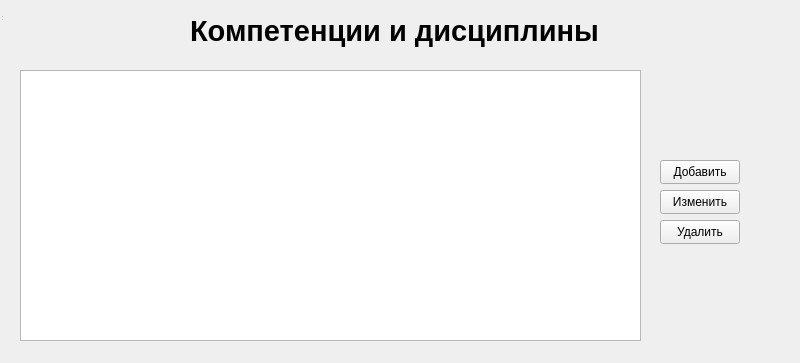
<?xml version="1.0" encoding="UTF-8"?>
<ui version="4.0">
 <class>desciplinecompetence</class>
 <widget class="QWidget" name="desciplinecompetence">
  <property name="geometry">
   <rect>
    <x>0</x>
    <y>0</y>
    <width>800</width>
    <height>363</height>
   </rect>
  </property>
  <property name="windowTitle">
   <string>Form</string>
  </property>
  <widget class="QWidget" name="centralwidget" native="true">
   <property name="geometry">
    <rect>
     <x>0</x>
     <y>0</y>
     <width>780</width>
     <height>351</height>
    </rect>
   </property>
   <widget class="QTableWidget" name="tableWidget">
    <property name="geometry">
     <rect>
      <x>20</x>
      <y>70</y>
      <width>621</width>
      <height>271</height>
     </rect>
    </property>
   </widget>
   <widget class="QPushButton" name="pushButton">
    <property name="geometry">
     <rect>
      <x>660</x>
      <y>160</y>
      <width>80</width>
      <height>24</height>
     </rect>
    </property>
    <property name="text">
     <string>Добавить</string>
    </property>
   </widget>
   <widget class="QPushButton" name="pushButton_2">
    <property name="geometry">
     <rect>
      <x>660</x>
      <y>220</y>
      <width>80</width>
      <height>24</height>
     </rect>
    </property>
    <property name="text">
     <string>Удалить</string>
    </property>
   </widget>
   <widget class="QLabel" name="label">
    <property name="geometry">
     <rect>
      <x>190</x>
      <y>10</y>
      <width>431</width>
      <height>41</height>
     </rect>
    </property>
    <property name="font">
     <font>
      <pointsize>22</pointsize>
      <bold>true</bold>
     </font>
    </property>
    <property name="text">
     <string>Компетенции и дисциплины</string>
    </property>
   </widget>
   <widget class="QPushButton" name="pushButton_3">
    <property name="geometry">
     <rect>
      <x>660</x>
      <y>190</y>
      <width>80</width>
      <height>24</height>
     </rect>
    </property>
    <property name="text">
     <string>Изменить</string>
    </property>
   </widget>
  </widget>
  <widget class="QStatusBar" name="statusbar">
   <property name="geometry">
    <rect>
     <x>0</x>
     <y>0</y>
     <width>3</width>
     <height>22</height>
    </rect>
   </property>
  </widget>
 </widget>
 <resources/>
 <connections/>
</ui>
